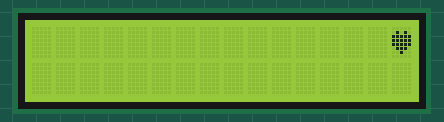
The sketch below on a simulated Arduino Mega 2560, built with avr-gcc and run on an emulated ATmega2560. On the bench: 16×2 character LCD.

Above: at 0.51 s.
At 1.42 s:
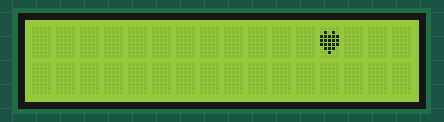
At 2.63 s:
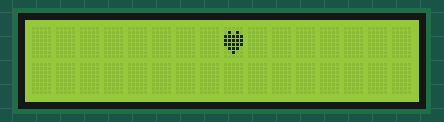
At 5.05 s:
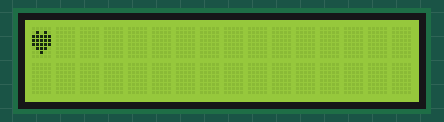
At 20.17 s:
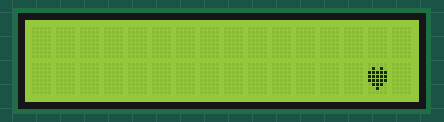
At 39.83 s:
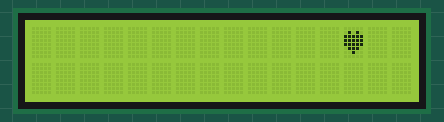

The sketch:

corazon.ino
```cpp
#include <LiquidCrystal.h>
LiquidCrystal lcd (30, 31, 34, 35, 36, 37);//Rs, E, d4,d5,d6,d7. I pin RW se conecta a negativo

byte omega [8]= { B00000,
                  B01010,
                  B11111,
                  B11111,
                  B11111,
                  B01110,
                  B00100,
                  B00000,
                  };


void setup() {
  lcd.begin (16,2);
lcd.createChar (2, omega);  //posicion de memoria de 0 a 7, nombre de la variable

}

void loop() {
  for (byte i= 16; i>=0; i--) {
lcd.setCursor (i, 0);
lcd.write (2);
delay (300);
 lcd.clear ();


}
}
```
